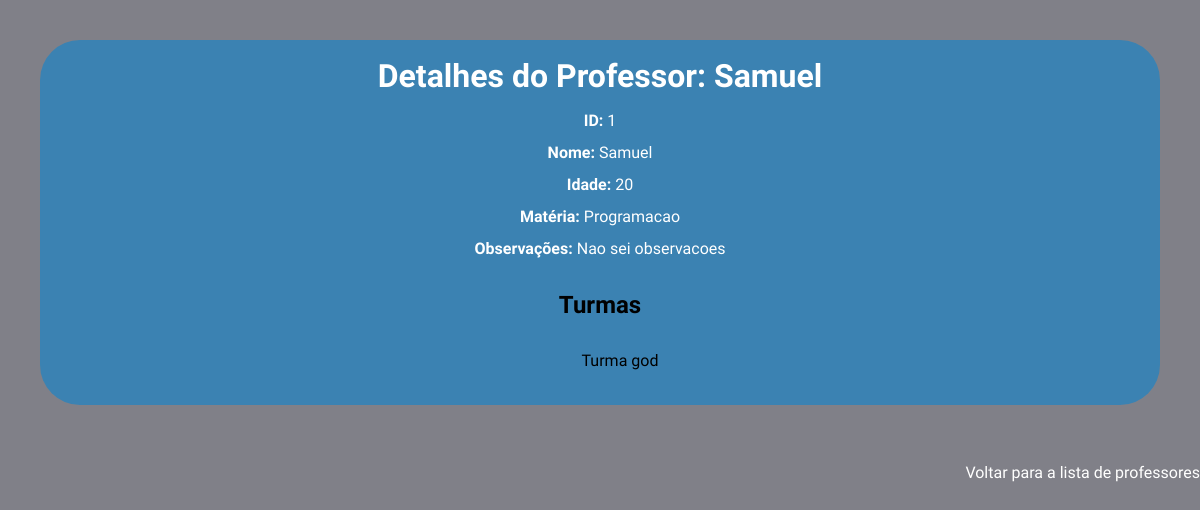
The app's page /professores/1 with its own data.
### models/professor.py (models this page shows, shortened)
class Professor(db.Model):
    __tablename__ = 'professores'
    id = db.Column(db.Integer, primary_key=True)
    nome = db.Column(db.String(100), nullable=False)
    idade = db.Column(db.Integer, nullable=True)
    materia = db.Column(db.String(100), nullable=True)
    observacoes = db.Column(db.Text, nullable=True)
    turmas = db.relationship('Turma', back_populates='professor')

### models/turma.py (models this page shows, shortened)
class Turma(db.Model):
    __tablename__ = 'turmas'
    id = db.Column(db.Integer, primary_key=True)
    descricao = db.Column(db.String(200), nullable=False)
    professor_id = db.Column(db.Integer, db.ForeignKey('professores.id'))
    ativo = db.Column(db.Boolean, default=True)
    professor = db.relationship('Professor', back_populates='turmas')
    alunos = db.relationship('Aluno', back_populates='turma', cascade="all, delete-orphan")

### controller/professor.py (the view)
@professor_blueprint.route('/professores/<int:id_professor>', methods=['GET'])
def get_professor(id_professor):
    try:
        professor = professor_por_id(id_professor)
        return render_template('professores/professor_id.html', professor=professor)
    except ProfessorNaoEncontrado:
        return jsonify({'message': 'Professor não encontrado'}), 404

### models/professor.py (called while the page is built)
def professor_por_id(id_professor):
    professor = Professor.query.get(id_professor)
    if not professor:
        raise ProfessorNaoEncontrado
    return {
        'id': professor.id,
        'nome': professor.nome,
        'idade': professor.idade,
        'materia': professor.materia,
        'observacoes': professor.observacoes,
        'turmas': [{'id': turma.id, 'descricao': turma.descricao} for turma in professor.turmas]
    }

### templates/professores/professor_id.html (shortened to what this page needs)
<!DOCTYPE html>
<html lang="pt-BR">
<head>
  <link rel="stylesheet" href="/styles/global.css">
  <link rel="stylesheet" href="/styles/reset.css">
</head>
<body>
  <div class="containerGeral">
    <h1>Detalhes do Professor: {{ professor.nome }}</h1>
    <p><strong>ID:</strong> {{ professor.id }}</p>
    <p><strong>Nome:</strong> {{ professor.nome }}</p>
    <p><strong>Idade:</strong> {{ professor.idade }}</p>
    <p><strong>Matéria:</strong> {{ professor.materia }}</p>
    <p><strong>Observações:</strong> {{ professor.observacoes }}</p>
    <h2>Turmas</h2>
    <ul>
      {% for turma in professor.turmas %}
        <li>{{ turma.descricao }}</li>
      {% endfor %}
    </ul>
  </div>
  <div class="voltar">
    <a class="back" href="{{ url_for('professor.get_professores') }}">Voltar para a lista de professores</a>
  </div>
</body>
</html>

### styles/global.css (style rules this page uses)
body { background-color: rgb(128, 128, 136); font-family: "Signika", sans-serif; text-decoration: none; }

### templates/professores/professor_id.html (style rules this page uses)
html { list-style-type: none; }
body { background-color: rgb(128, 128, 136); font-family: "Signika", sans-serif; margin: 0; padding: 0; }
h1, p { text-align: center; color: white; margin-top: 0; }
a { text-decoration: none; color: white; }
.back { padding-top: 20px; }
.containerGeral { display: flex; flex-direction: column; background-color: rgb(59, 130, 178); border-radius: 40px; margin: 40px; align-items: center; padding: 20px; }
.voltar { display: flex; justify-content: end; }

### records on screen
Professor: nome "Samuel", materia "Programacao", observacoes "Nao sei observacoes"
Turma: descricao "Turma god"

### other values on screen
{{ professor.id }} "1"
{{ professor.idade }} "20"
